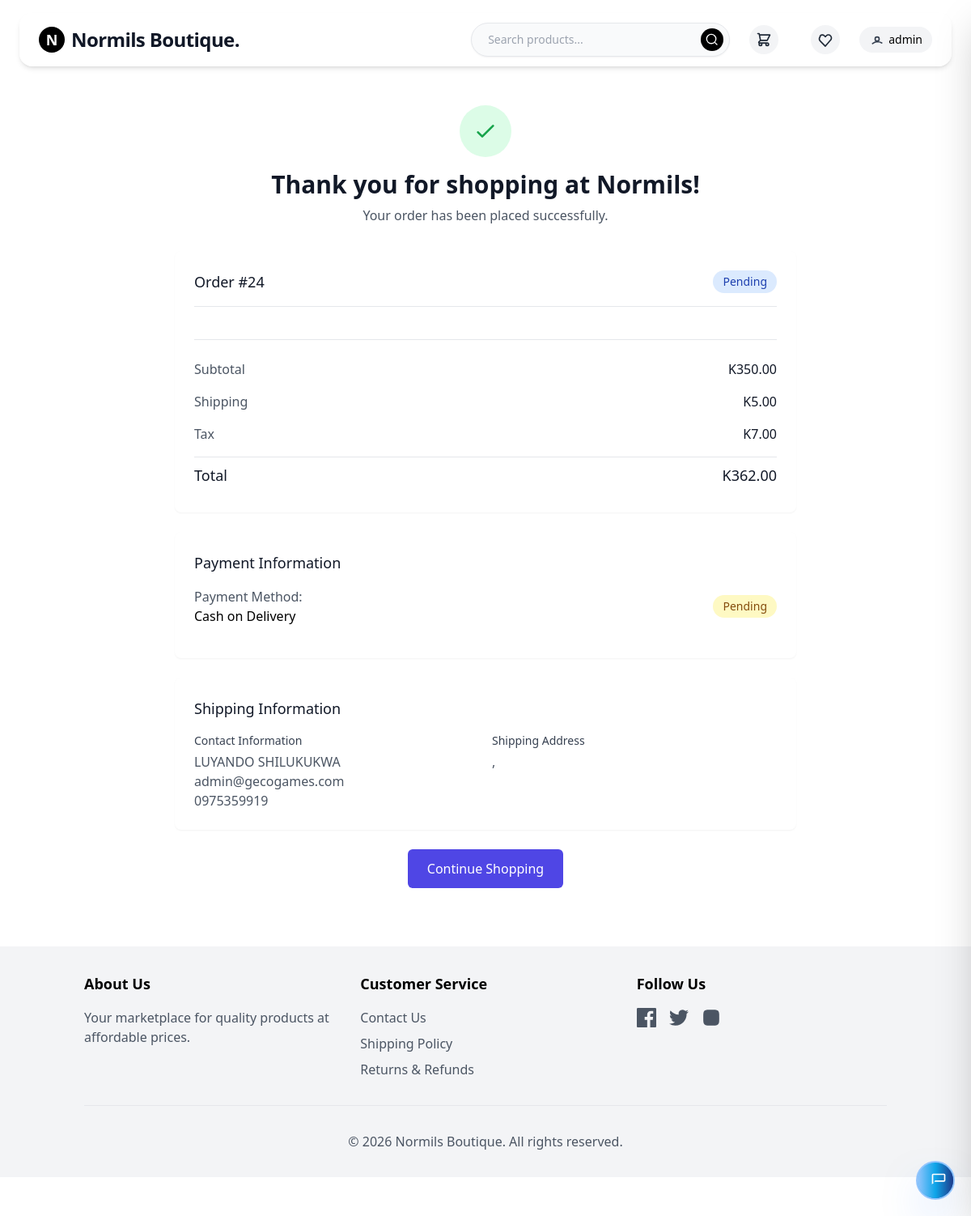
/order/24/confirmation/ (signed in), run on the app's committed database.
### users/models.py (models this page shows, shortened)
class User(AbstractUser):
    is_store_owner = models.BooleanField(default=False)
    is_client = models.BooleanField(default=False)
    is_verified = models.BooleanField(default=False)
    groups = models.ManyToManyField(
        'auth.Group',
        verbose_name='groups',
        blank=True,
        help_text='The groups this user belongs to. A user will get all permissions granted to each of their groups.',
        related_name='custom_user_set',  # Unique related_name
        related_query_name='user',
    )
    user_permissions = models.ManyToManyField(
        'auth.Permission',
        verbose_name='user permissions',
        blank=True,
        help_text='Specific permissions for this user.',
        related_name='custom_user_set',  # Unique related_name
        related_query_name='user',
    )

### store/models.py (models this page shows, shortened)
class Order(models.Model):
    STATUS_CHOICES = (
        ('pending', 'Pending'),
        ('processing', 'Processing'),
        ('shipped', 'Shipped'),
        ('delivered', 'Delivered'),
        ('cancelled', 'Cancelled'),
    )
    PAYMENT_STATUS_CHOICES = (
        ('pending', 'Pending'),
        ('processing', 'Processing'),
        ('completed', 'Completed'),
        ('failed', 'Failed'),
        ('refunded', 'Refunded'),
    )
    PAYMENT_METHOD_CHOICES = (
        ('mobile_money', 'Mobile Money'),
        ('card', 'Credit/Debit Card'),
        ('cash', 'Cash on Delivery'),
    )
    user = models.ForeignKey(User, on_delete=models.CASCADE, related_name='orders')
    store = models.ForeignKey(Store, on_delete=models.CASCADE, null=True, blank=True)
    first_name = models.CharField(max_length=100)
    last_name = models.CharField(max_length=100)
    email = models.EmailField()
    address = models.CharField(max_length=250)
    city = models.CharField(max_length=100)
    postal_code = models.CharField(max_length=20)
    phone = models.CharField(max_length=20)
    created = models.DateTimeField(auto_now_add=True)
    updated = models.DateTimeField(auto_now=True)
    status = models.CharField(max_length=20, choices=STATUS_CHOICES, default='pending')
    subtotal = models.DecimalField(max_digits=10, decimal_places=2)
    shipping = models.DecimalField(max_digits=10, decimal_places=2)
    tax = models.DecimalField(max_digits=10, decimal_places=2)
    total = models.DecimalField(max_digits=10, decimal_places=2)
    payment_method = models.CharField(max_length=20, choices=PAYMENT_METHOD_CHOICES, default='cash')
    payment_status = models.CharField(max_length=20, choices=PAYMENT_STATUS_CHOICES, default='pending')
    payment_reference = models.CharField(max_length=100, blank=True, null=True)
    payment_details = models.JSONField(blank=True, null=True)
    delivered_at = models.DateTimeField(null=True, blank=True)  # Timestamp when the order is delivered
    payment_confirmed = models.BooleanField(default=False)  # Whether payment is confirmed
    transaction_id = models.CharField(max_length=100, unique=True, blank=True, null=True)  # Unique transaction ID
    class Meta:
        ordering = ['-created']

### store/views.py (the view)
# urls.py: path('order/<int:order_id>/confirmation/', views.order_confirmation, name='order_confirmation'),
@login_required
def order_confirmation(request, order_id):
    order = get_object_or_404(Order, id=order_id, user=request.user)
    return render(request, 'order_confirmation.html', {'order': order})

### store/context_processors.py (called while the page is built)
def cart_processor(request):
    cart = get_or_create_cart(request)
    return {'cart': cart}

### store/models.py (called while the page is built)
    @property
    def item_count(self):
        return sum(item.quantity for item in self.items.all())

### store/views.py (called while the page is built, shortened)
def get_or_create_cart(request):
    if request.user.is_authenticated:
        cart = Cart.objects.filter(user=request.user).first()
        if cart:
            return cart

### theme/templates/order_confirmation.html (shortened to what this page needs)
{% extends 'base.html' %}
{% load custom_filters %}
{% block content %}
<div class="max-w-3xl mx-auto">
    <div class="text-center mb-8">
        <div class="inline-flex items-center justify-center w-16 h-16 bg-green-100 rounded-full mb-4">
            <svg xmlns="http://www.w3.org/2000/svg" class="h-8 w-8 text-green-600" fill="none" viewBox="0 0 24 24" stroke="currentColor">
                <path stroke-linecap="round" stroke-linejoin="round" stroke-width="2" d="M5 13l4 4L19 7" />
            </svg>
        </div>
        <h1 class="text-3xl font-bold text-gray-900">Thank you for shopping at Normils!</h1>
        <p class="text-gray-600 mt-2">Your order has been placed successfully.</p>
    </div>
    <div class="bg-white rounded-lg shadow-sm p-6 mb-6">
        <div class="flex justify-between items-center mb-4">
            <h2 class="text-lg font-medium text-gray-900">Order #{{ order.id }}</h2>
            <span class="px-3 py-1 bg-blue-100 text-blue-800 rounded-full text-sm font-medium">{{ order.get_status_display }}</span>
        </div>
        <div class="border-t border-gray-200 pt-4">
        </div>
        <div class="border-t border-gray-200 mt-6 pt-4">
            <div class="flex justify-between py-2">
                <span class="text-gray-600">Subtotal</span>
                <span class="text-gray-900 font-medium">K{{ order.subtotal }}</span>
            </div>
            <div class="flex justify-between py-2">
                <span class="text-gray-600">Shipping</span>
                <span class="text-gray-900 font-medium">K{{ order.shipping }}</span>
            </div>
            <div class="flex justify-between py-2">
                <span class="text-gray-600">Tax</span>
                <span class="text-gray-900 font-medium">K{{ order.tax }}</span>
            </div>
            <div class="flex justify-between py-2 border-t border-gray-200 mt-2">
                <span class="text-lg font-medium text-gray-900">Total</span>
                <span class="text-lg font-medium text-gray-900">K{{ order.total }}</span>
            </div>
        </div>
    </div>
    <div class="bg-white rounded-lg shadow-sm p-6 mb-6">
        <h2 class="text-lg font-medium text-gray-900 mb-4">Payment Information</h2>
        <div class="flex justify-between items-center mb-4">
            <div>
                <p class="text-gray-600">Payment Method:</p>
                <p class="font-medium">{{ order.get_payment_method_display }}</p>
            </div>
            <span class="px-3 py-1
                {% if order.payment_status == 'completed' %}
                    bg-green-100 text-green-800
                {% elif order.payment_status == 'failed' %}
                    bg-red-100 text-red-800
                {% else %}
                    bg-yellow-100 text-yellow-800
                {% endif %}
                rounded-full text-sm font-medium">
                {{ order.get_payment_status_display }}
            </span>
        </div>
    </div>
    <div class="bg-white rounded-lg shadow-sm p-6 mb-6">
        <h2 class="text-lg font-medium text-gray-900 mb-4">Shipping Information</h2>
        <div class="grid grid-cols-1 md:grid-cols-2 gap-4">
            <div>
                <h3 class="text-sm font-medium text-gray-700">Contact Information</h3>
                <p class="text-gray-600 mt-1">{{ order.first_name }} {{ order.last_name }}</p>
                <p class="text-gray-600">{{ order.email }}</p>
                <p class="text-gray-600">{{ order.phone }}</p>
            </div>
            <div>
                <h3 class="text-sm font-medium text-gray-700">Shipping Address</h3>
                <p class="text-gray-600">{{ order.city }}, {{ order.postal_code }}</p>
            </div>
        </div>
    </div>
    <div class="text-center">
        <a href="{% url 'home' %}" class="inline-block bg-indigo-600 text-white px-6 py-3 rounded-md font-medium hover:bg-indigo-700">Continue Shopping</a>
    </div>
</div>
{% endblock %}

### theme/templates/base.html (shortened to what this page needs)
<!DOCTYPE html>
<html lang="en">
<head>
    <script src="https://cdn.tailwindcss.com"></script>
</head>
<body class="min-h-screen bg-white antialiased">
    <header class="sticky top-0 bg-white/80 backdrop-blur-md shadow-md rounded-2xl mx-auto mt-4 mb-6 max-w-6xl px-4 md:px-6 py-3 flex items-center justify-between relative z-40">
        <a href="/" class="flex items-center space-x-2 z-30">
            <span class="inline-block bg-black rounded-full w-8 h-8 flex items-center justify-center">
                <span class="text-white text-lg font-bold">N</span>
            </span>
            <span class="text-2xl font-extrabold text-gray-900 tracking-tight">Normils Boutique.</span>
        </a>
        <div class="hidden md:flex md:items-center md:gap-6 flex-1 justify-end">
            <form action="/search/" method="get" class="w-80">
                <div class="relative">
                    <input type="text" name="q" placeholder="Search products..." class="w-full rounded-full pl-5 pr-12 py-2.5 bg-gray-50 border border-gray-200 focus:ring-2 focus:ring-black focus:outline-none text-gray-900 shadow-sm text-sm" />
                    <button type="submit" class="absolute right-2 top-1/2 -translate-y-1/2 bg-black rounded-full p-1.5 hover:bg-gray-800 transition">
                        <svg xmlns="http://www.w3.org/2000/svg" class="h-4 w-4 text-white" fill="none" viewBox="0 0 24 24" stroke="currentColor">
                            <path stroke-linecap="round" stroke-linejoin="round" stroke-width="2" d="M21 21l-4.35-4.35m0 0A7.5 7.5 0 104.5 4.5a7.5 7.5 0 0012.15 12.15z" />
                        </svg>
                    </button>
                </div>
            </form>
            <a href="/cart/" class="relative bg-gray-100 rounded-full p-2 hover:bg-gray-200 transition">
            </a>
            <a href="{% url 'wishlist' %}" class="ml-4 bg-gray-100 rounded-full p-2 hover:bg-gray-200 transition">
            </a>
            {% if user.is_authenticated %}
            <div class="relative group">
                <button class="flex items-center space-x-1 bg-gray-100 rounded-full px-3 py-1.5">
                    <svg xmlns="http://www.w3.org/2000/svg" class="h-5 w-5 text-gray-700" fill="none" viewBox="0 0 24 24" stroke="currentColor">
                        <path stroke-linecap="round" stroke-linejoin="round" stroke-width="2" d="M5.121 17.804A13.937 13.937 0 0112 15c2.5 0 4.847.655 6.879 1.804M15 11a3 3 0 11-6 0 3 3 0 016 0z" />
                    </svg>
                    <span class="font-medium text-sm">{{ user.get_full_name|default:user.username }}</span>
                </button>
            </div>
            {% else %}
            <div class="flex items-center gap-3">
                <a href="{% url 'login' %}" class="text-sm font-medium text-gray-700 hover:text-gray-900">Sign in</a>
                <a href="{% url 'signup' %}" class="text-sm font-semibold text-white bg-black px-4 py-2 rounded-full hover:bg-gray-800">Sign up</a>
            </div>
            {% endif %}
        </div>
    </header>
    <main class="container mx-auto px-4 py-6 relative z-10">
        {% block content %}{% endblock %}
    </main>
    <footer class="bg-gray-100 py-8 mt-12 relative z-10">
        <div class="container mx-auto px-4">
            <div class="grid grid-cols-1 md:grid-cols-3 gap-8">
                <div>
                    <h3 class="text-lg font-semibold mb-4">About Us</h3>
                    <p class="text-gray-600">Your marketplace for quality products at affordable prices.</p>
                </div>
                <div>
                    <h3 class="text-lg font-semibold mb-4">Customer Service</h3>
                    <ul class="space-y-2">
                                <li><a href="{% url 'contact_us' %}" class="text-gray-600 hover:text-gray-900">Contact Us</a></li>
                        <li><a href="{% url 'shipping_policy' %}" class="text-gray-600 hover:text-gray-900">Shipping Policy</a></li>
                        <li><a href="{% url 'returns_refunds' %}" class="text-gray-600 hover:text-gray-900">Returns & Refunds</a></li>
                    </ul>
                </div>
                <div>
                    <h3 class="text-lg font-semibold mb-4">Follow Us</h3>
                    <div class="flex space-x-4">
                        <a href="#" class="text-gray-600 hover:text-gray-900"></a>
                        <a href="#" class="text-gray-600 hover:text-gray-900"></a>
                        <a href="#" class="text-gray-600 hover:text-gray-900"></a>
                    </div>
                </div>
            </div>
            <div class="mt-8 pt-8 border-t border-gray-200 text-center">
                <p class="text-gray-600">© 2026 Normils Boutique. All rights reserved.</p>
            </div>
        </div>
    </footer>
    <div id="shopping-bot-widget" class="fixed bottom-5 left-1/2 z-[1200] w-12 h-12 -translate-x-1/2 rounded-full border-2 border-blue-300 bg-gradient-to-br from-blue-300 via-sky-500 to-blue-900 shadow-2xl shadow-blue-500/50 overflow-hidden transition-all duration-300 sm:right-5 sm:left-auto sm:translate-x-0 sm:bottom-5 hover:shadow-lg hover:shadow-blue-600/70">
        <div class="flex items-center justify-between bg-gradient-to-r from-blue-300 via-sky-500 to-blue-900 px-4 py-3 text-white">
            <div class="flex items-center gap-3">
                <button id="shopping-bot-toggle" class="text-white hover:text-blue-100 flex items-center justify-center transition-colors" aria-label="Open chat">
                    <svg xmlns="http://www.w3.org/2000/svg" viewBox="0 0 24 24" fill="currentColor" class="h-5 w-5">
                        <path d="M20 2H4a2 2 0 0 0-2 2v14l4-4h14a2 2 0 0 0 2-2V4a2 2 0 0 0-2-2Zm0 10H6.83L4 16.83V4h16v8Z" />
                    </svg>
                </button>
            </div>
        </div>
    </div>
</body>
</html>

### theme/templates/base.html (style rules this page uses)
header { z-index: 40; }

### data on the page
User: get_full_name "admin"
Order: id "24", status "Pending", subtotal "350.00", shipping "5.00", tax "7.00", total "362.00", payment_method "Cash on Delivery", payment_status "Pending", first_name "LUYANDO", last_name "SHILUKUKWA", email "admin@gecogames.com", phone "0975359919"
